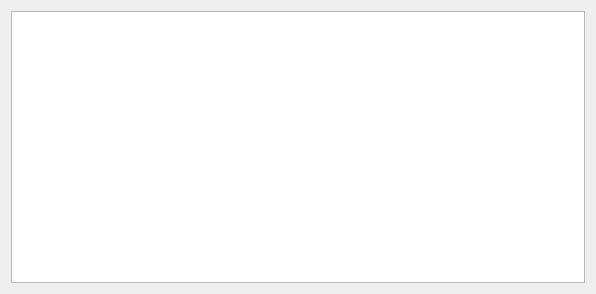
<?xml version="1.0" encoding="UTF-8"?>
<ui version="4.0">
 <class>TableDialog</class>
 <widget class="QDialog" name="TableDialog">
  <property name="geometry">
   <rect>
    <x>0</x>
    <y>0</y>
    <width>596</width>
    <height>294</height>
   </rect>
  </property>
  <property name="windowTitle">
   <string>Dialog</string>
  </property>
  <layout class="QGridLayout" name="gridLayout">
   <item row="0" column="0">
    <widget class="QTableView" name="tableView"/>
   </item>
  </layout>
 </widget>
 <resources/>
 <connections/>
</ui>
